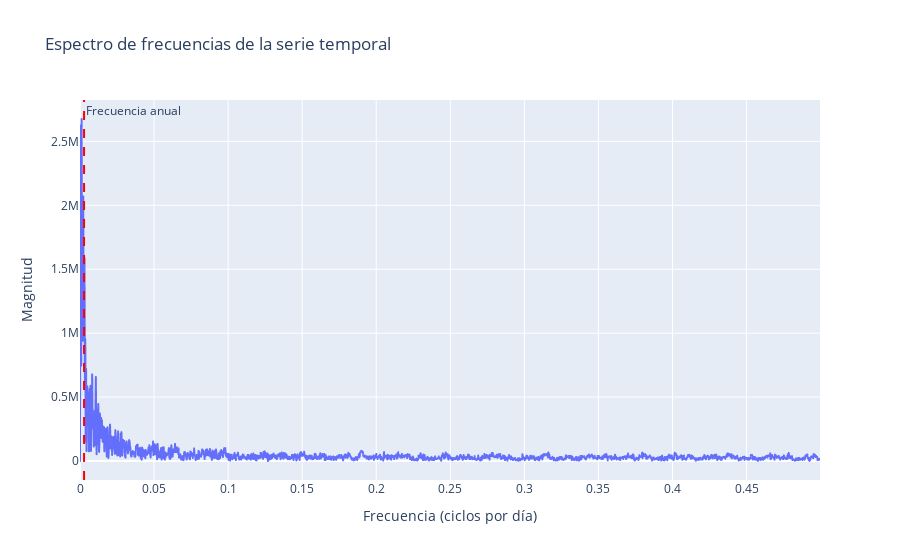

The cell this chart's notebook holds for it:
### Markdown cell above
# Estacionalidad 

En varios de nuestros gráficos, vemos que los datos tienen un elemento estacional. Intuitivamente, sabemos que los datos de la velocidad del glaciar también deberían tener un componente estacional. La velocidad del glaciar debería oscilar cada año, más alta en verano y más baja en invierno. 

Para validar estas sospechas, podemos fijarnos en las transformadas de Fourier de nuestras series.

Las transformadas de Fourier nos permiten convertir una serie basada en la amplitud en una serie basada en la frecuencia. Son funciones de valor complejo que representan cada serie como una superposición de ondas sinusoidales en un plano complejo.

### Code cell
v = glacier['v'].values
n = len(v)
fft = np.fft.fft(v - np.mean(v))
freq = np.fft.fftfreq(n, d=1)

magnitude = np.abs(fft)

# Solo frecuencias positivas
freq_pos = freq[:n//2]
magnitude_pos = magnitude[:n//2]

# Frecuencia anual esperada
f_anual = 1/365

fig = px.line(x=freq_pos, y=magnitude_pos, labels={'x': 'Frecuencia (ciclos por día)', 'y': 'Magnitud'}, title='Espectro de frecuencias de la serie temporal')
fig.add_vline(x=f_anual, line_dash="dash", line_color="red", annotation_text="Frecuencia anual", annotation_position="top right")

fig.show()

#fig.write_image(
#    os.path.join("latex/assets", f"{glacier_name.replace(' ', '_').replace('_', '')}_frequencies.svg"),
#    width=800,
#    height=600,
#)

### Figure 1 — Plotly figure (JSON) as saved in the notebook; plotly's stock layout.template omitted (floating-point values rounded to 4 significant figures; data arrays with more than 128 entries replaced by an {"elided": "..."} marker saying what was removed)
{"data": [{"hovertemplate": "Frecuencia (ciclos por día)=%{x}<br>Magnitud=%{y}<extra></extra>", "legendgroup": "", "line": {"color": "#636efa", "dash": "solid"}, "marker": {"symbol": "circle"}, "mode": "lines", "name": "", "showlegend": false, "type": "scattergl", "x": {"elided": "1824 float values"}, "xaxis": "x", "y": {"elided": "1824 float values"}, "yaxis": "y"}], "layout": {"annotations": [{"showarrow": false, "text": "Frecuencia anual", "x": 0.00274, "xanchor": "left", "xref": "x", "y": 1, "yanchor": "top", "yref": "y domain"}], "legend": {"tracegroupgap": 0}, "shapes": [{"line": {"color": "red", "dash": "dash"}, "type": "line", "x0": 0.00274, "x1": 0.00274, "xref": "x", "y0": 0, "y1": 1, "yref": "y domain"}], "title": {"text": "Espectro de frecuencias de la serie temporal"}, "xaxis": {"anchor": "y", "domain": [0, 1], "title": {"text": "Frecuencia (ciclos por día)"}}, "yaxis": {"anchor": "x", "domain": [0, 1], "title": {"text": "Magnitud"}}}}
